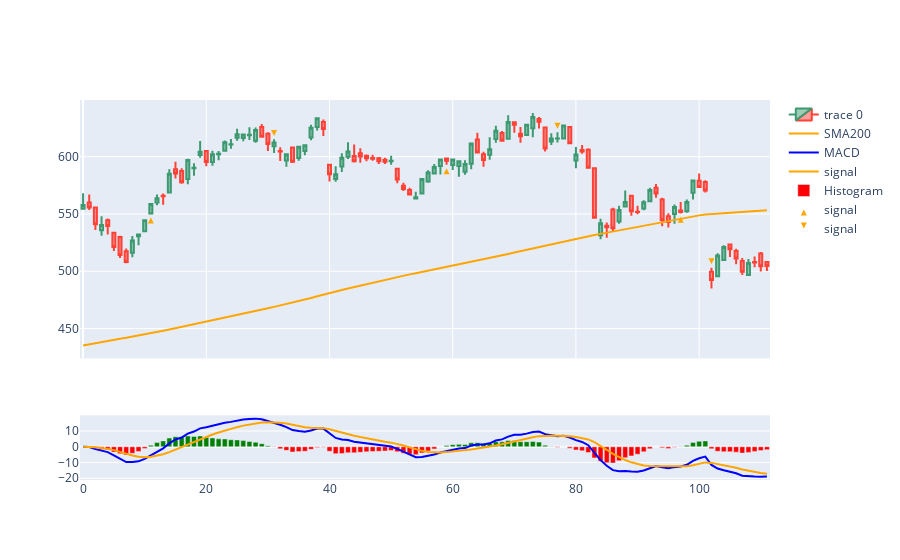

Notebook cell for this chart:
### Code cell
from plotly.subplots import make_subplots

fig = make_subplots(rows=2, cols=1, shared_xaxes=True, row_heights=[0.8, 0.2])

candlestick =   go.Candlestick(x=df.index,
                open=df['Open'],
                high=df['High'],
                low=df['Low'],
                close=df['Close'])

colors = ['green' if val > 0 else 'red' for val in df['histogram']]

sma_200 = go.Scatter(x=df.index, y=df['sma_200'], mode='lines', name='SMA200', line=dict(color="orange"))
macd = go.Scatter(x=df.index, y=df['macd'], mode='lines', name='MACD', line=dict(color="blue"))
signal = go.Scatter(x=df.index, y=df['signal'], mode='lines', name='signal', line=dict(color="orange"))
histogram = go.Bar(x=df.index, y=df['histogram'], name='Histogram', marker=dict(color=colors))
signal_sell =  go.Scatter(x=df[df['position']==1].index, y=df[df['position']==1]['pointpos_pattern'], mode='markers', name='signal', marker=dict(color="orange",symbol='arrow-bar-up'))
signal_buy =  go.Scatter(x=df[df['position']==-1].index, y=df[df['position']==-1]['pointpos_pattern'], mode='markers', name='signal', marker=dict(color="orange",symbol='arrow-bar-down'))

fig.add_trace(candlestick, row=1, col=1)
fig.add_trace(sma_200, row=1, col=1)
fig.add_trace(macd, row=2, col=1)
fig.add_trace(signal, row=2, col=1)
fig.add_trace(histogram, row=2, col=1)
# fig.add_trace(sma200, row=1, col=1)
# fig.add_trace(bb_upper, row=1, col=1)
# fig.add_trace(bb_lower, row=1, col=1)
fig.add_trace(signal_sell, row=1, col=1)
fig.add_trace(signal_buy, row=1, col=1)

# rsi = go.Scatter(x=df.index, y=df['rsi'], mode='lines', name='rsi', line=dict(color='grey'))
# rsi_overbought = go.Scatter(x=df.index, y=[60]*len(df), mode='lines', name='rsi_overbought', line=dict(color='blue'))
# rsi_oversold = go.Scatter(x=df.index, y=[50]*len(df), mode='lines', name='rsi_oversold', line=dict(color='blue'))


# fig.add_trace(rsi, row=2, col=1)
# fig.add_trace(rsi_overbought, row=2, col=1)
# fig.add_trace(rsi_oversold, row=2, col=1)

# fig.add_scatter(x=df.index, y=df['rsi'], mode='lines', name='rsi', line=dict(color="orange"))
# fig.add_scatter(x=df.index, y=df['pointpos'], mode="markers",
#                 marker=dict(size=5, color="MediumPurple", symbol='circle'),
#                 name="pivot")

fig.update_layout(xaxis_rangeslider_visible=False)

fig.show()
